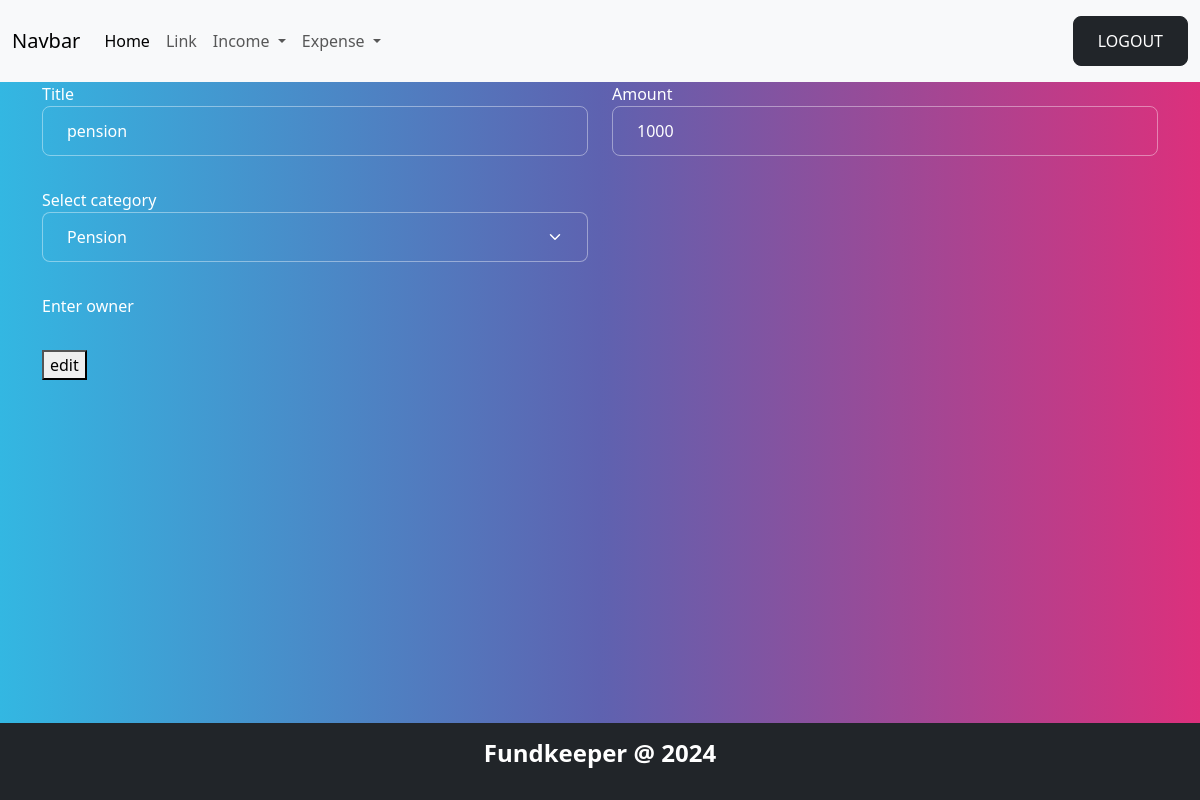
The app's page /income/3/change/ (signed in) with its own data.
### budget/models.py (models this page shows, shortened)
class Income(models.Model):
    title=models.CharField(max_length=200)
    amount=models.PositiveIntegerField()
    income_categories = (
        ("Salary", "Salary"),
        ("Business", "Business"),
        ("Investment", "Investment"),
        ("Rental", "Rental"),
        ("Interest", "Interest"),
        ("Dividend", "Dividend"),
        ("Royalty", "Royalty"),
        ("Capital", "Capital"),
        ("Pension", "Pension"),
        ("SocialSecurity", "SocialSecurity")
    )
    category=models.CharField(max_length=200,choices=income_categories,default="Salary")
    user_object=models.ForeignKey(User,on_delete=models.CASCADE)
    created_date=models.DateTimeField(auto_now_add=True)

### budget/views.py (the view, shortened to what this page needs)
# urls.py: path('income/<int:pk>/change/',views.IncomeUpdateView.as_view(),name="income-edit"),
@method_decorator(signin_required,name="dispatch")
class IncomeUpdateView(View):
    def get(self,request,*args,**kwargs):
        id=kwargs.get("pk")
        income_object=Income.objects.get(id=id)
        form_instance=IncomeForm(instance=income_object)
        return render(request,"income_edit.html",{"form":form_instance})

### budget/forms.py
class IncomeForm(forms.ModelForm):
    class Meta:
        model=Income
        exclude=("id","created_date","user_object")
        widgets={
            "title":forms.TextInput(attrs={"class":"form-control"}),
            "amount":forms.NumberInput(attrs={"class":"form-control"}),
            "category":forms.Select(attrs={"class":"form-control form-select"}),
            "priority":forms.Select(attrs={"class":"form-control form-select"}),
        }

### budget/templates/income_edit.html (shortened to what this page needs)
{%extends 'base.html'%}
{%block main_block%}
<div class="container">
    <form action="" method="post">
        <div class="mb-3">
            <div class="row">
             <div class="col-6">
                 <label for="">Title</label>
                 {{form.title}}
             </div>
             <div class="col-6">
                 <label for="">Amount</label>
                 {{form.amount}}
             </div>
            </div>
         </div>
         <div class="mb-3">
            <div class="row">
             <div class="col-6">
                 <label for="">Select category</label>
                 {{form.category}}
             </div>
            </div>
         </div>
         <div class="mb-3">
            <div class="row">
             <div class="col-12">
                 <label for="">Enter owner</label>
             </div>
            </div>
         </div>
        <button type="submit">edit</button>
    </form>
</div>
{%endblock%}

### records on screen
Income: title "pension", amount "1000", category "Pension"
